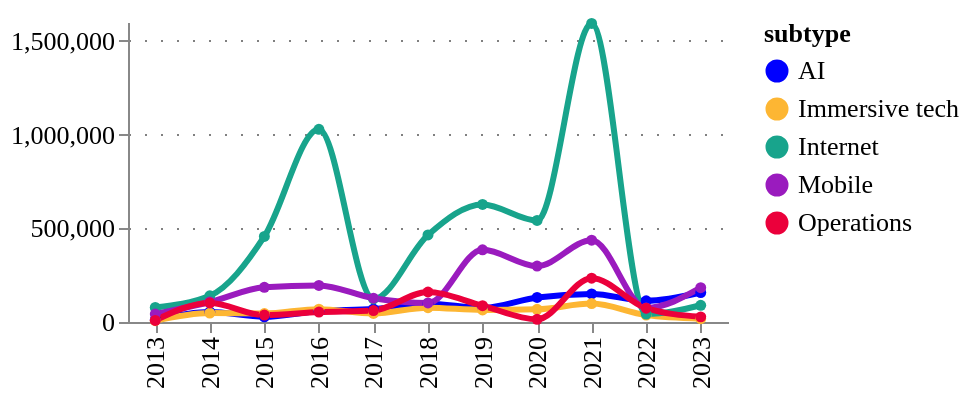

This figure's notebook cell:
### Code cell
fig = pu.ts_smooth(
    tech_subtype_ts,
    ["AI", "Immersive tech", "Internet", "Mobile", "Operations"],
    variable= "amount",
    variable_title = "",
    category_column = column,
    width = 300,
    height = 150,
    legend_orient='right',
)
pu.configure_plots(fig)

### Figure 1 — Vega-Lite specification as saved in the notebook (floating-point values rounded to 4 significant figures)
{"config": {"title": {"font": "Averta", "anchor": "start"}, "subtitle": {"font": "Averta"}, "axis": {"labelFont": "Averta", "titleFont": "Averta", "gridColor": "grey", "gridDash": [1, 7], "labelFontSize": 13, "titleFontSize": 13}, "header": {"labelFont": "Averta", "titleFont": "Averta"}, "legend": {"labelFont": "Averta", "titleFont": "Averta", "labelFontSize": 13, "titleFontSize": 13}, "range": {"category": ["#0000FF", "#FDB633", "#18A48C", "#9A1BBE", "#EB003B", "#FF6E47", "#646363", "#0F294A", "#97D9E3", "#A59BEE", "#F6A4B7", "#D2C9C0", "#FFFFFF", "#000000"], "ordinal": {"scheme": ["#0000FF", "#FDB633", "#18A48C", "#9A1BBE", "#EB003B", "#FF6E47", "#646363", "#0F294A", "#97D9E3", "#A59BEE", "#F6A4B7", "#D2C9C0", "#FFFFFF", "#000000"]}}, "view": {"strokeWidth": 0}}, "data": {"name": "data-546b2bdc6e8227d21077880c77e0f656"}, "mark": {"type": "line", "interpolate": "monotone", "point": {"filled": true, "size": 30}, "size": 3, "strokeDash": [0]}, "encoding": {"color": {"field": "subtype", "legend": {"orient": "right"}, "scale": {}, "type": "nominal"}, "tooltip": [{"field": "year", "title": "Year", "type": "ordinal"}, {"field": "subtype", "type": "nominal"}, {"field": "amount", "format": ".3f", "title": "", "type": "quantitative"}], "x": {"field": "year", "title": "", "type": "ordinal"}, "y": {"field": "amount", "title": "", "type": "quantitative"}}, "height": 150, "title": {"anchor": "start", "text": "", "fontSize": 14, "subtitle": "", "subtitleFont": "Averta", "subtitleFontSize": 13}, "width": 300, "$schema": "https://vega.github.io/schema/vega-lite/v4.17.0.json", "datasets": {"data-546b2bdc6e8227d21077880c77e0f656": [{"year": 2013, "subtype": "AI", "counts": 24, "amount": 12520.0}, {"year": 2014, "subtype": "AI", "counts": 37, "amount": 53950.0}, {"year": 2015, "subtype": "AI", "counts": 33, "amount": 27710.0}, {"year": 2016, "subtype": "AI", "counts": 38, "amount": 58270.0}, {"year": 2017, "subtype": "AI", "counts": 34, "amount": 69090.0}, {"year": 2018, "subtype": "AI", "counts": 37, "amount": 97810.0}, {"year": 2019, "subtype": "AI", "counts": 32, "amount": 74490.0}, {"year": 2020, "subtype": "AI", "counts": 48, "amount": 130700.0}, {"year": 2021, "subtype": "AI", "counts": 41, "amount": 149600.0}, {"year": 2022, "subtype": "AI", "counts": 31, "amount": 113000.0}, {"year": 2023, "subtype": "AI", "counts": 21, "amount": 157100.0}, {"year": 2013, "subtype": "Immersive tech", "counts": 11, "amount": 6825.0}, {"year": 2014, "subtype": "Immersive tech", "counts": 25, "amount": 47420.0}, {"year": 2015, "subtype": "Immersive tech", "counts": 25, "amount": 45200.0}, {"year": 2016, "subtype": "Immersive tech", "counts": 25, "amount": 68600.0}, {"year": 2017, "subtype": "Immersive tech", "counts": 20, "amount": 45450.0}, {"year": 2018, "subtype": "Immersive tech", "counts": 22, "amount": 76430.0}, {"year": 2019, "subtype": "Immersive tech", "counts": 23, "amount": 64250.0}, {"year": 2020, "subtype": "Immersive tech", "counts": 15, "amount": 67730.0}, {"year": 2021, "subtype": "Immersive tech", "counts": 15, "amount": 98600.0}, {"year": 2022, "subtype": "Immersive tech", "counts": 6, "amount": 36700.0}, {"year": 2023, "subtype": "Immersive tech", "counts": 3, "amount": 17390.0}, {"year": 2013, "subtype": "Internet", "counts": 38, "amount": 77820.0}, {"year": 2014, "subtype": "Internet", "counts": 35, "amount": 139600.0}, {"year": 2015, "subtype": "Internet", "counts": 43, "amount": 456300.0}, {"year": 2016, "subtype": "Internet", "counts": 51, "amount": 1028000.0}, {"year": 2017, "subtype": "Internet", "counts": 34, "amount": 123100.0}, {"year": 2018, "subtype": "Internet", "counts": 40, "amount": 464200.0}, {"year": 2019, "subtype": "Internet", "counts": 34, "amount": 627200.0}, {"year": 2020, "subtype": "Internet", "counts": 24, "amount": 541600.0}, {"year": 2021, "subtype": "Internet", "counts": 32, "amount": 1592000.0}, {"year": 2022, "subtype": "Internet", "counts": 12, "amount": 42590.0}, {"year": 2023, "subtype": "Internet", "counts": 8, "amount": 89210.0}, {"year": 2013, "subtype": "Mobile", "counts": 52, "amount": 42160.0}, {"year": 2014, "subtype": "Mobile", "counts": 60, "amount": 106500.0}, {"year": 2015, "subtype": "Mobile", "counts": 74, "amount": 185200.0}, {"year": 2016, "subtype": "Mobile", "counts": 67, "amount": 195100.0}, {"year": 2017, "subtype": "Mobile", "counts": 72, "amount": 126800.0}, {"year": 2018, "subtype": "Mobile", "counts": 62, "amount": 101500.0}, {"year": 2019, "subtype": "Mobile", "counts": 67, "amount": 385100.0}, {"year": 2020, "subtype": "Mobile", "counts": 59, "amount": 298200.0}, {"year": 2021, "subtype": "Mobile", "counts": 58, "amount": 436100.0}, {"year": 2022, "subtype": "Mobile", "counts": 27, "amount": 74950.0}, {"year": 2023, "subtype": "Mobile", "counts": 23, "amount": 182800.0}, {"year": 2013, "subtype": "Operations", "counts": 8, "amount": 8465.0}, {"year": 2014, "subtype": "Operations", "counts": 20, "amount": 101400.0}, {"year": 2015, "subtype": "Operations", "counts": 16, "amount": 36890.0}, {"year": 2016, "subtype": "Operations", "counts": 21, "amount": 52880.0}, {"year": 2017, "subtype": "Operations", "counts": 36, "amount": 61010.0}, {"year": 2018, "subtype": "Operations", "counts": 26, "amount": 160000.0}, {"year": 2019, "subtype": "Operations", "counts": 24, "amount": 86690.0}, {"year": 2020, "subtype": "Operations", "counts": 14, "amount": 14240.0}, {"year": 2021, "subtype": "Operations", "counts": 27, "amount": 233800.0}, {"year": 2022, "subtype": "Operations", "counts": 19, "amount": 73730.0}, {"year": 2023, "subtype": "Operations", "counts": 5, "amount": 27430.0}]}}
